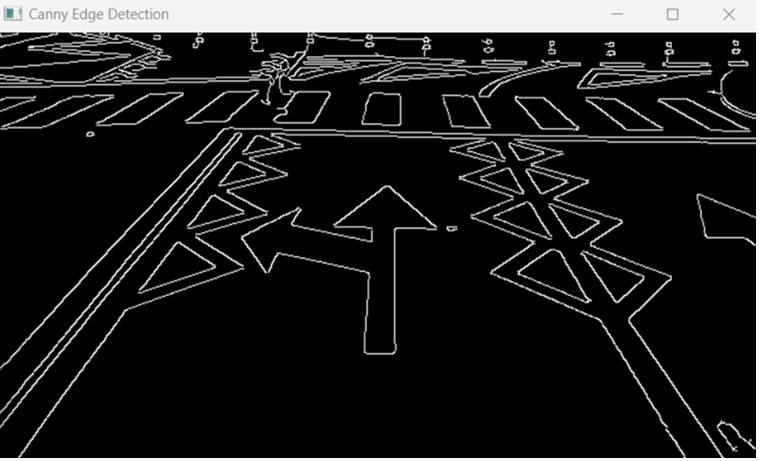
#> input picture z.png, 761 x 461 px
$ python main.py
#> lines starting #> are read from the running program, lines starting #| are printed output that depends on the picture
import tkinter as tk
from tkinter import filedialog

import cv2 as my


def gaussian_kernel(size, sigma=1):
    """Generate a Gaussian kernel."""
    kernel = np.zeros((size, size), dtype=np.float32)
    center = size // 2

    # Calculate each element in the kernel matrix
    for x in range(size):
        for y in range(size):
            off_x, off_y = x - center, y - center
            exponent = -(off_x**2 + off_y**2) / (2 * sigma**2)
            kernel[x, y] = (1 / (2 * np.pi * sigma**2)) * np.exp(exponent)

    return kernel / np.sum(kernel)  # Normalize the kernel

def gaussian_blur(image, kernel_size=5, sigma=1):
    """Apply Gaussian blur to an image."""
    kernel = gaussian_kernel(kernel_size, sigma)
    pad_width = kernel_size // 2
    image_padded = np.pad(image, pad_width, mode='constant', constant_values=0)

    output = np.zeros_like(image)

    # Convolve the kernel with the image
    for i in range(image.shape[0]):
        for j in range(image.shape[1]):
            # Extract the region of interest
            region = image_padded[i:i + kernel_size, j:j + kernel_size]
            # Perform element-wise multiplication followed by the sum
            output[i, j] = np.sum(region * kernel)

    return output


def sobel_filters(image):
    """Apply Sobel filters to detect image gradients."""
    Kx = np.array([[-1, 0, 1], [-2, 0, 2], [-1, 0, 1]], dtype=np.float32)
    Ky = np.array([[1, 2, 1], [0, 0, 0], [-1, -2, -1]], dtype=np.float32)

    Gx = convolve2d_custom(image, Kx)
    Gy = convolve2d_custom(image, Ky)

    G = np.sqrt(Gx**2 + Gy**2)
    theta = np.arctan2(Gy, Gx)

    return G, theta

def convolve2d_custom(image, kernel):
    """Manually apply a 2D convolution without padding (valid mode)."""
    kernel_height, kernel_width = kernel.shape
    image_height, image_width = image.shape

    output_height = image_height - kernel_height + 1
    output_width = image_width - kernel_width + 1

    output = np.zeros((output_height, output_width), dtype=np.float32)

    for y in range(output_height):
        for x in range(output_width):
            output[y, x] = np.sum(image[y:y+kernel_height, x:x+kernel_width] * kernel)

    return output


def non_max_suppression(gradient_mag, gradient_dir):
    """
    Apply non-maximum suppression to thin edges.

    Parameters:
        gradient_mag (numpy.ndarray): The gradient magnitudes of the image.
        gradient_dir (numpy.ndarray): The gradient directions of the image.

    Returns:
        numpy.ndarray: The thinned edges.
    """
    M, N = gradient_mag.shape
    Z = np.zeros((M, N), dtype=np.float32)
    angle = gradient_dir * 180. / np.pi
    angle[angle < 0] += 180

    for i in range(1, M - 1):
        for j in range(1, N - 1):
            try:
                q = 255
                r = 255
                # angle 0
                if (0 <= angle[i, j] < 22.5) or (157.5 <= angle[i, j] <= 180):
                    q = gradient_mag[i, j + 1]
                    r = gradient_mag[i, j - 1]
                # angle 45
                elif (22.5 <= angle[i, j] < 67.5):
                    q = gradient_mag[i + 1, j - 1]
                    r = gradient_mag[i - 1, j + 1]
                # angle 90
                elif (67.5 <= angle[i, j] < 112.5):
                    q = gradient_mag[i + 1, j]
                    r = gradient_mag[i - 1, j]
                # angle 135
                elif (112.5 <= angle[i, j] < 157.5):
                    q = gradient_mag[i - 1, j - 1]
                    r = gradient_mag[i + 1, j + 1]

                if (gradient_mag[i, j] >= q) and (gradient_mag[i, j] >= r):
                    Z[i, j] = gradient_mag[i, j]
                else:
                    Z[i, j] = 0

            except IndexError as e:
                pass

    return Z


def threshold(image, low_threshold_ratio=0.05, high_threshold_ratio=0.15):
    """
    Apply double threshold to determine weak and strong edges.

    Parameters:
        image (numpy.ndarray): The non-max suppressed image.
        low_threshold_ratio (float): Ratio for low threshold.
        high_threshold_ratio (float): Ratio for high threshold.

    Returns:
        tuple: The thresholded image, weak edge value, strong edge value.
    """
    high_threshold = image.max() * high_threshold_ratio
    low_threshold = high_threshold * low_threshold_ratio

    strong = 255
    weak = 75
    strong_i, strong_j = np.where(image >= high_threshold)
    weak_i, weak_j = np.where((image <= high_threshold) & (image >= low_threshold))

    result = np.zeros(image.shape, dtype=np.uint8)

    result[strong_i, strong_j] = strong
    result[weak_i, weak_j] = weak

    return (result, weak, strong)


def hysteresis(image, weak, strong=255):
    """
    Apply hysteresis to track edge connectivity.

    Parameters:
        image (numpy.ndarray): The thresholded image.
        weak (int): The value assigned to weak edges.
        strong (int): The value assigned to strong edges.

    Returns:
        numpy.ndarray: The final edge-detected image.
    """
    M, N = image.shape
    for i in range(1, M - 1):
        for j in range(1, N - 1):
            if (image[i, j] == weak):
                if ((image[i + 1, j - 1] == strong) or (image[i + 1, j] == strong) or (image[i + 1, j + 1] == strong)
                        or (image[i, j - 1] == strong) or (image[i, j + 1] == strong)
                        or (image[i - 1, j - 1] == strong) or (image[i - 1, j] == strong) or (
                                image[i - 1, j + 1] == strong)):
                    image[i, j] = strong
                else:
                    image[i, j] = 0
    return image


def canny(image):
    """
    Complete Canny edge detection.

    Parameters:
        image (numpy.ndarray): The input grayscale image.

    Returns:
        numpy.ndarray: The edge-detected image.
    """
    blurred_image = gaussian_blur(image, sigma=1.4)
    gradient_mag, gradient_dir = sobel_filters(blurred_image)
    non_max_img = non_max_suppression(gradient_mag, gradient_dir)
    threshold_img, weak, strong = threshold(non_max_img)
    img_final = hysteresis(threshold_img, weak, strong)
    return img_final


def find_largest_contour_area(image):
    blurred = my.GaussianBlur(image, (5, 5), 0)

    # Detect edges using the Canny edge detector
    # edges = my.Canny(blurred, 50, 150)
    edges = canny(image)
    # edges = canny_edge_detection(image )
    # Find contours in the edged image
    contours, hierarchy = my.findContours(edges.copy(), my.RETR_EXTERNAL, my.CHAIN_APPROX_SIMPLE)

    # If no contours are detected
    if not contours:
        print("No contours found.")
        return image

    # Create a mask to draw the largest contour
    mask = np.zeros_like(image)

    # Find the largest contour by area
    largest_contour = max(contours, key=my.contourArea)

    # Draw the largest contour on the mask (color it white and fill it)
    my.drawContours(mask, [largest_contour], -1, (255, 255, 255), thickness=my.FILLED)
    my.drawContours(image, [largest_contour], -1, (255, 105, 180), thickness=my.FILLED)

    # Apply the mask to the original image to black out everything except the largest area
    result = my.bitwise_and(image, mask)

    return result


# [202 lines left out: functions find_all_min_white_pixels, find_white_pixel_coordinates, remove_duplicates, find_white_pixel_coordinates_row, draw_lines, calculate_distances and 5 more, not called in this run]


def region_selection(image):
    """
    Determine and cut the region of interest in the input image.
    Parameters:
        image: we pass here the output from canny where we have
        identified edges in the frame
    """
    # create an array of the same size as of the input image
    mask = np.zeros_like(image)
    # if you pass an image with more then one channel
    if len(image.shape) > 2:
        channel_count = image.shape[2]
        ignore_mask_color = (255,) * channel_count
    # our image only has one channel so it will go under "else"
    else:
        # color of the mask polygon (white)
        ignore_mask_color = 255
    # creating a polygon to focus only on the road in the picture
    # we have created this polygon in accordance to how the camera was placed
    rows, cols = image.shape[:2]
    # Adjust these points based on where the arrow is located in the image
    bottom_left = [int(cols * 0.22), int(rows * 0.9)]
    top_left = [int(cols * 0.4), int(rows * 0.1)]
    bottom_right = [int(cols * 0.6), int(rows * 0.9)]
    top_right = [int(cols * 0.6), int(rows * 0.05)]

    vertices = np.array([[bottom_left, top_left, top_right, bottom_right]], dtype=np.int32)
    # filling the polygon with white color and generating the final mask
    my.fillPoly(mask, vertices, ignore_mask_color)
    # performing Bitwise AND on the input image and mask to get only the edges on the road
    masked_image = my.bitwise_and(image, mask)
    return masked_image


# [21 lines left out: functions find_min_white_pixels_row, draw_min_white_pixels_row, not called in this run]


import numpy as np


def find_all_min_white_pixels(image, axis):
    # Convert to grayscale if it's a color image
    if len(image.shape) == 3:
        image = my.cvtColor(image, my.COLOR_BGR2GRAY)
    # Count white pixels along the specified axis
    white_pixel_count = np.sum(image == 255, axis=axis).astype(float)
    # Ignore counts ≤ 2 by setting them to infinity
    white_pixel_count[white_pixel_count <= 2] = np.inf
    # Find the minimum count
    min_count = np.min(white_pixel_count)
    if min_count == np.inf:
        return []
    # Find all indices with the minimum count
    min_indices = np.where(white_pixel_count == min_count)[0]
    return min_indices.tolist()


def find_white_pixel_coordinates(image, column_indices):
    column_coordinates = {}
    for col in column_indices:
        # Find the y-coordinates of the white pixels in this column
        white_pixels_y = np.where(image[:, col] == 255)[0]
        # Calculate the arithmetic mean of the y-coordinates
        if white_pixels_y.size > 0:
            avg_y = np.mean(white_pixels_y)
            column_coordinates[col] = (col, avg_y)
        else:
            column_coordinates[col] = (col, None)
    # Return the coordinates grouped by column, with the average y for each column
    coordinates_list = [(col, column_coordinates[col][1]) for col in column_coordinates]
    unique_coordinates_list = remove_duplicates(coordinates_list)
    return unique_coordinates_list


def remove_duplicates(coordinates):
    # Initialize a set to keep track of the unique coordinates
    unique_coordinates = set()
    # Initialize a list to store non-duplicate coordinates
    non_duplicate_coordinates = []

    for x, y in coordinates:
        # Check if either x or y already exists in the set of unique coordinates
        if (x not in unique_coordinates) and (y not in unique_coordinates):
            # Add this coordinate to the list of non-duplicates
            non_duplicate_coordinates.append((x, y))
            # Add both x and y to the set of seen coordinates
            unique_coordinates.add(x)
            unique_coordinates.add(y)

    return non_duplicate_coordinates


def find_white_pixel_coordinates_row(image, row_indices):
    row_coordinates = {}
    for row in row_indices:
        # Find the x-coordinates of the white pixels in this row
        white_pixels_x = np.where(image[row, :] == 255)[0]
        # Calculate the arithmetic mean of the y-coordinates
        if white_pixels_x.size > 0:
            avg_y = np.mean(white_pixels_x)
            row_coordinates[row] = (row, avg_y)
        else:
            row_coordinates[row] = (row, None)

    # Create the coordinates list with the average y for each row
    coordinates_list = [(row_coordinates[x][1], x) for x in row_coordinates]

    # Now call the remove_duplicates function on the list of coordinates
    unique_coordinates_list = remove_duplicates(coordinates_list)
    return unique_coordinates_list
    # # Return the coordinates grouped by row, with the average y for each row
    # return [(row_coordinates[x][1], x) for x in row_coordinates]


def draw_lines(image, indices, color=(0, 0, 255), thickness=1, axis=0):
    for index in indices:
        if axis == 0:  # Vertical line (column)
            my.line(image, (index, 0), (index, image.shape[0]), color, thickness)
            print(f"Drawing vertical line at x = {index}, covering all y.")
        else:  # Horizontal line (row)
            my.line(image, (0, index), (image.shape[1], index), color, thickness)
            print(f"Drawing horizontal line at y = {index}, covering all x.")
    return image


def calculate_distances(image, rows, columns):
    for row_index in rows:
        row = image[row_index, :]
        for col_index in columns:
            active_pixels = np.where(row == 255)[0]
            if active_pixels.size > 0:
                # Calculate the horizontal distances to the red line at col_index
                distances = np.abs(active_pixels - col_index)
                # Find the minimum distance for this row
                min_distance = np.min(distances)
                print(
                    f"Minimum horizontal distance from red line at x = {col_index} to a white pixel in row y = {row_index} is {min_distance} pixels.")


def draw(img):
    # Find the first encountered x pixel with a red component
    for x in range(img.shape[1]):
        for y in range(img.shape[0]):
            if np.all(img[y, x] == 255):
                # Draw a red line along the y-axis at this x coordinate
                my.line(img, (x, 0), (x, img.shape[0]), (0, 0, 255), thickness=2)
                print(f"Coordinates of the red line: ({x}, 0) to ({x}, {img.shape[0] - 1})")
                return

def find_most_white_pixels(img):
    max_white_pixels = 0
    max_y = 0
    for y in range(img.shape[0]):
        white_pixels = np.sum(img[y] == 255)
        if white_pixels > max_white_pixels:
            max_white_pixels = white_pixels
            max_y = y
    return max_y

def draw_blue_line(img, y):
    my.line(img, (0, y), (img.shape[1]-1, y), (255, 0, 0), thickness=2)
# [7 lines of commented-out code are left out]

def find_last_red_line(img):
    last_red_line_x = None
    for y in range(img.shape[0] - 1, -1, -1):
        for x in range(img.shape[1]):
            if np.array_equal(img[y, x], [0, 0, 255]):
                last_red_line_x = x
    return last_red_line_x

def find_first_red_line(img):
    for y in range(img.shape[0]):
        for x in range(img.shape[1]):
            if np.array_equal(img[y, x], [0, 0, 255]):
                return x
    return None
# [6 lines of commented-out code are left out]
def find_distances(red_line_x, white_pixel_rcoords):
    distances = []
    for white_x, _ in white_pixel_rcoords:
        distances.append(abs(red_line_x - white_x))
    return distances
distance=[]

def select_and_process_image(img2_result):
    image_bgr = my.cvtColor(img2_result, my.COLOR_GRAY2BGR)
    min_row_indices = find_all_min_white_pixels(img2_result, axis=1)
    min_col_indices = find_all_min_white_pixels(img2_result, axis=0)
    condition_met1=0
    condition_met2=0

    if min_row_indices:
        white_pixel_rcoords = find_white_pixel_coordinates_row(img2_result, min_row_indices)
        middle_x_coordinate = find_middle_coordinate_x(image_bgr)

        print(f"Coordinates of white pixels that determine the red line(s) width: {white_pixel_rcoords}")
        print(f"Minimum white pixels found at rows: {min_row_indices}")
        draw_lines(image_bgr, min_row_indices, axis=1)

        # # Check if any white pixel coordinate is less than the middle x-coordinate
        # if (x < middle_x_coordinate for x, _ in white_pixel_rcoords):
        #     # print(
        #     #     "At least one white pixel coordinate determining red line width is less than the middle x-coordinate.")
        #     # Set a boolean value to 1 indicating the condition is met
        #     condition_met1 = 1
        #     # condition_met2 = 1


    if min_col_indices:
        print(f"Minimum white pixels found at columns: {min_col_indices}")
        draw_lines(image_bgr, min_col_indices, axis=0)
        white_pixel_coords = find_white_pixel_coordinates(img2_result, min_col_indices)
        print(f"Coordinates of white pixels that determine the red line(s) height : {white_pixel_coords}")
        calculate_distances(img2_result, min_row_indices, min_col_indices)
        middle_x_coordinate = find_middle_coordinate_x(image_bgr)
        # Check if any white pixel coordinate is less than the middle x-coordinate
        # if (x > middle_x_coordinate for x, _ in white_pixel_coords):
        #     # print(
        #     #     "At least one white pixel coordinate determining red line width is less than the middle x-coordinate.")
        #     # Set a boolean value to 1 indicating the condition is met
        #     condition_met1=2
        #
        #     # condition_met1=0

    result_path = 'result_image_with_multiple_red_lines.png'
    draw(image_bgr)
    most_white_y = find_most_white_pixels(image_bgr)
    draw_blue_line(image_bgr, most_white_y)
    first_red_line_x = find_first_red_line(image_bgr)
    if first_red_line_x is not None:
        print("X-coordinate of the first red line:")
        print(first_red_line_x)
        distances = find_distances(first_red_line_x, white_pixel_rcoords)
        distance.append(distances)
        print("Distances between the first red line and white pixel x-coordinates:")
        print(distances)
    else:
        print("No red line found.")
    last_red_line_x=find_last_red_line(image_bgr)
    if last_red_line_x is not None:
        print("X-coordinate of the last red line:")
        print(last_red_line_x)
        distances = find_distances(last_red_line_x, white_pixel_rcoords)
        distance.append(distances)
        print("Distances between the last red line and white pixel x-coordinates:")
        print(distances)
    # distances = find_distances(red_lines_x, white_pixel_rcoords)
    # print("Distances between red lines and white pixel x-coordinates:")
    # print(distances)

    my.imwrite(result_path, image_bgr)
    print(f"Red lines drawn on all rows and columns with the minimum white pixels. Saved to {result_path}.")
    print(distance)
    # [10 lines of commented-out code are left out]
    if distance[0][0] < distance[1][0] and distance[0][0] > 20 and distance[0][0] < 60:
        print("STANGA")
        return
    elif distance[0][0] < distance[1][0] and distance[0][0] < 10:
        print("DREAPTA")
        return
    elif distance[0][0] > distance[1][0] and distance[0][0] > 90:
        print("INAINTE SI STANGA")
        return
    elif distance[0][0] < distance[1][0] and distance[1][0] > 100 and distance[0][0]<75:
        print("INAINTE SI DREAPTA")
        return
    elif distance[0][0] > 75 and distance[1][0] > 80:
        print("INAINTE")

    # [20 lines of commented-out code are left out]

def find_middle_coordinate_x(image):
    # Calculate the middle x-coordinate
    middle_x = image.shape[1] // 2
    # Print the coordinates
    print(f"Middle coordinate along the x-axis: ({middle_x}, 0)")
    return middle_x

def process_image_and_return_img2():
    root = tk.Tk()
    root.withdraw()  # Hide the main window

    image_path = filedialog.askopenfilename(filetypes=[("Image Files", ".png;.jpg;*.jpeg")])
#> the answer given: ../z.png

    if not image_path:
        print("No file selected.")
        return None

    image = my.imread(image_path)
#> image is the input picture: shape (461, 761, 3); mean B, G, R 33.2, 33.2, 33.2
    if image is None:
        print("Image not found or unable to load")
        return None

    grayscale = my.cvtColor(image, my.COLOR_BGR2GRAY)
    blur = my.GaussianBlur(grayscale, (5, 5), 0)
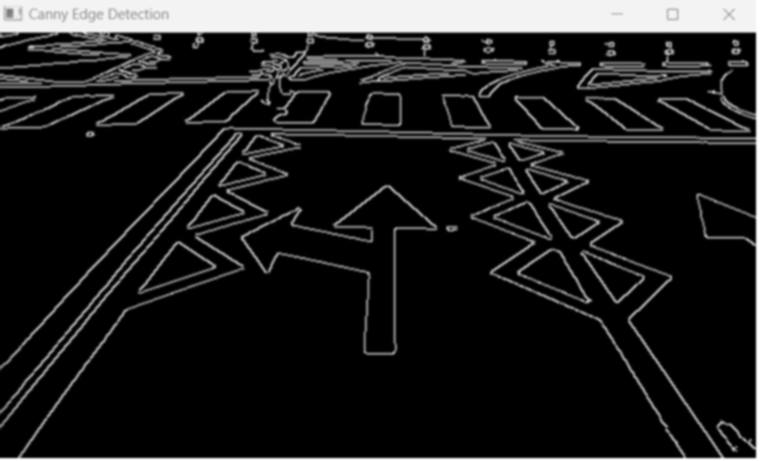
#> blur: shape (461, 761); min 0, max 255, mean 33.2
    #edges = my.Canny(blur, 50, 150)
    edges = canny(grayscale)
#> in gaussian_blur, `image_padded = np.pad(image, pad_width, mode='constant', constant_valu..`:
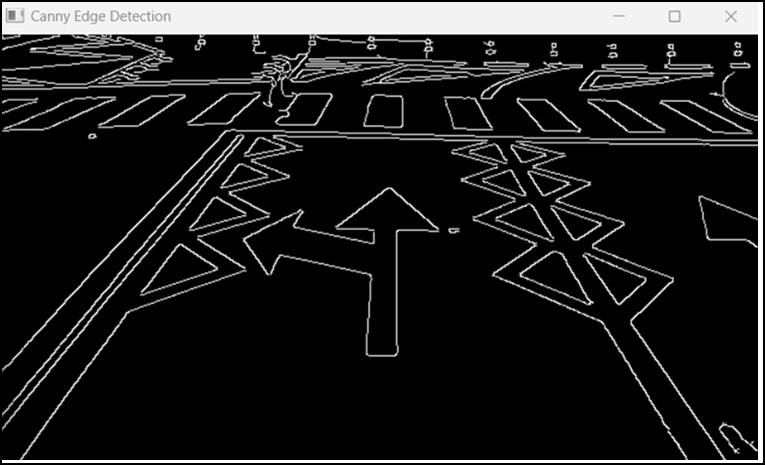
#> image_padded: shape (465, 765); min 0, max 255, mean 32.7
#> after the loop in convolve2d_custom, `for y in range(output_height):`:
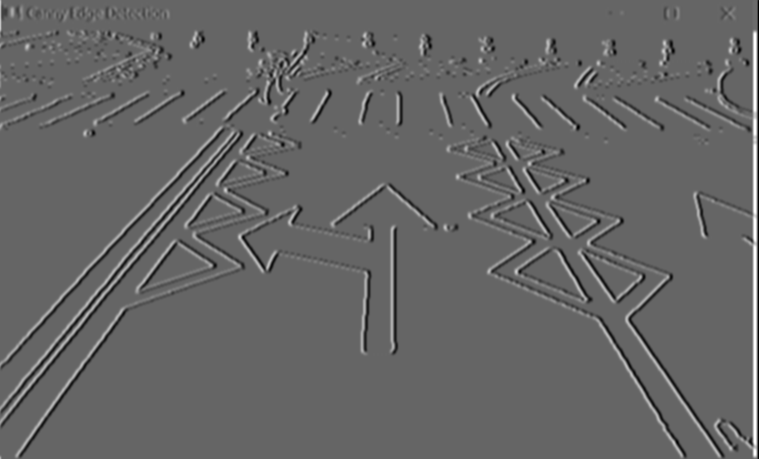
#> output: shape (459, 759) float32; min -367, max 552, mean 1.8; drawn with min black and max white
#> after the loop in convolve2d_custom (call 2), `for y in range(output_height):`:
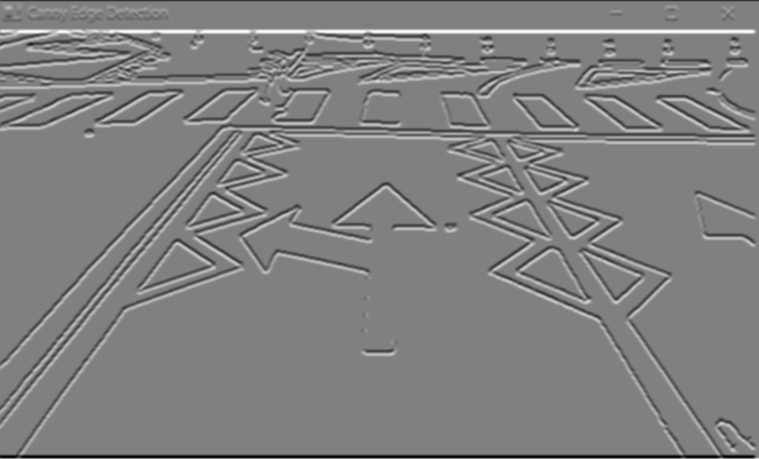
#> output: shape (459, 759) float32; min -552, max 540, mean 0.1; drawn with min black and max white
#> in sobel_filters, `G = np.sqrt(Gx**2 + Gy**2)`:
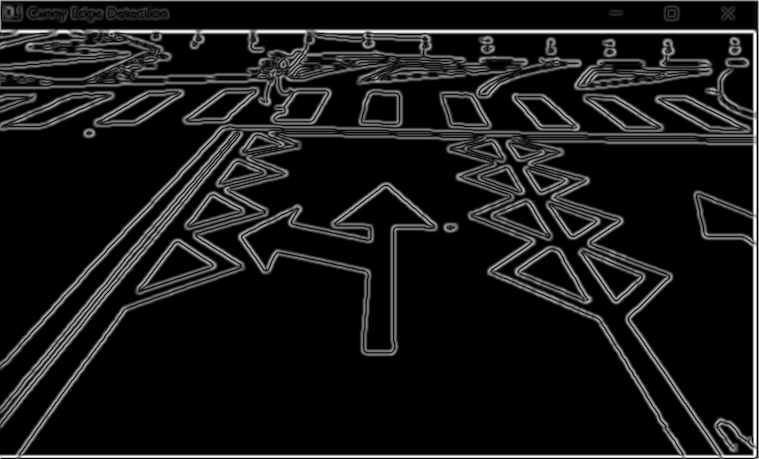
#> G: shape (459, 759) float32; min 0, max 553.6, mean 54; drawn with min black and max white
#> (the rest of the program and of its run is left out)
